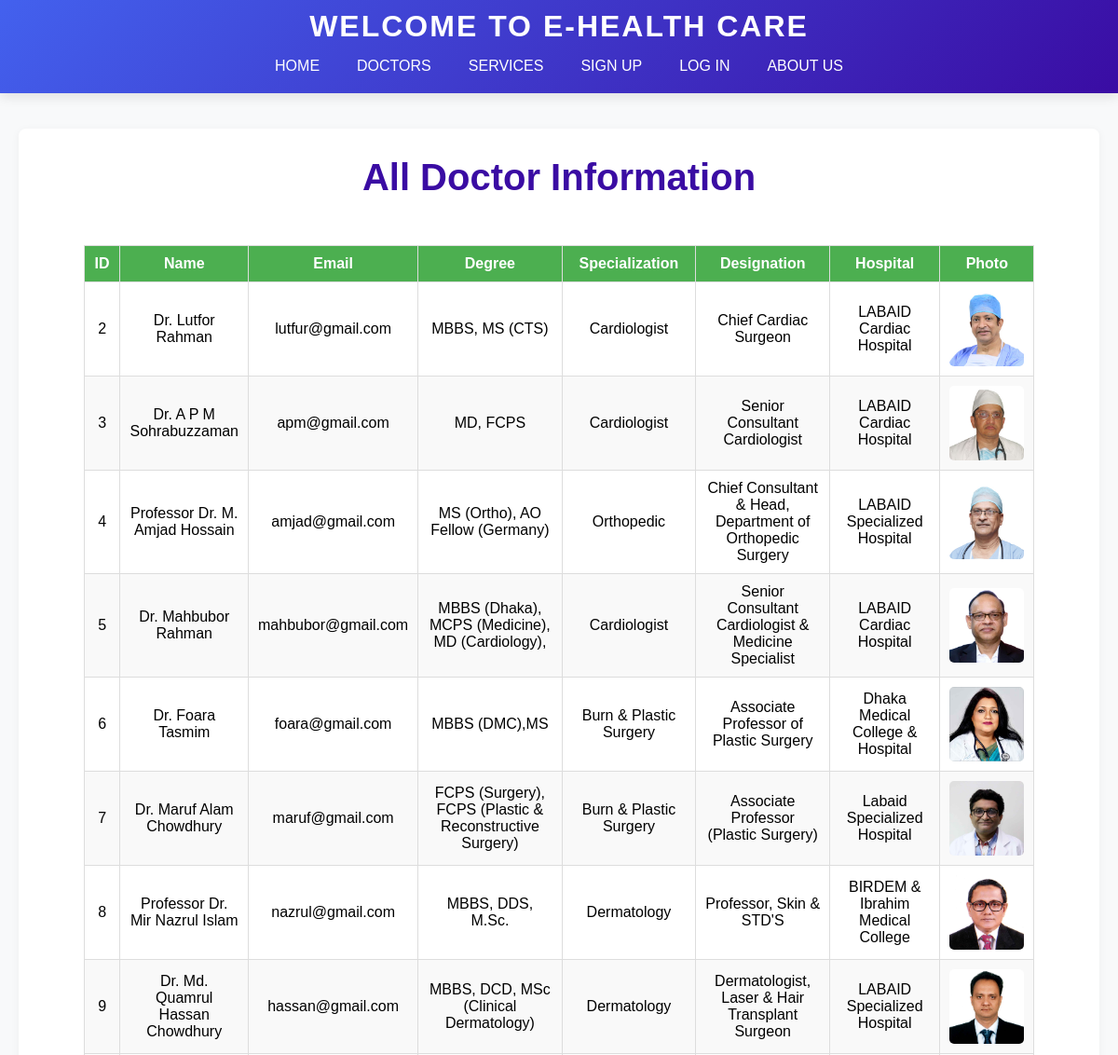
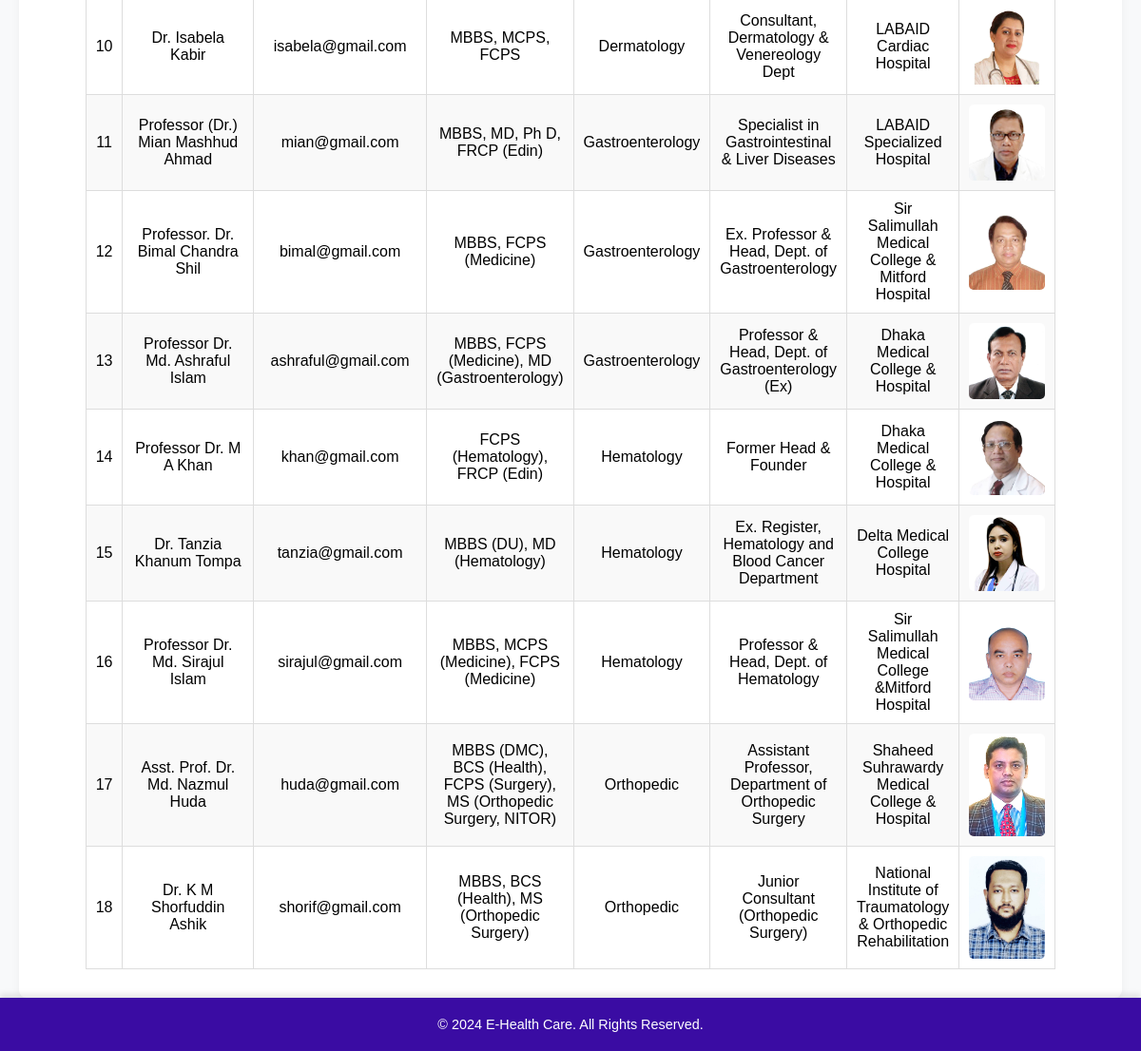
The app's page /E-healthcare/all_doc_info.php with its own data (2 pictures, top to bottom).
### tables this page shows
CREATE TABLE `doctors` (
  `dID` int(11) NOT NULL,
  `dName` varchar(100) NOT NULL,
  `dEmail` varchar(100) NOT NULL,
  `dPassword` varchar(255) NOT NULL,
  `degree` varchar(255) DEFAULT NULL,
  `specialization` varchar(255) DEFAULT NULL,
  `designation` varchar(100) DEFAULT NULL,
  `hospital` varchar(255) DEFAULT NULL,
  `dImage` varchar(255) DEFAULT NULL
);

### E-healthcare/all_doc_info.php (the view, shortened to what this page needs)
<?php
include 'connect.php';
$doctors = [];
$sql = "SELECT * FROM doctors";
$result = $connection->query($sql);
if ($result->num_rows > 0) {
    while ($row = $result->fetch_assoc()) {
        $doctors[] = $row;
    }
}
?>
<!DOCTYPE html>
<html lang="en">
<head>
    <link rel="stylesheet" href="index.css">
    <link rel="stylesheet" href="pInfo.css">
</head>
<body>
<div class="container">
    <div class="header">
        <h2>Welcome To E-Health Care</h2>
        <div class="nav-links">
            <a href="home.php">Home</a>
            <a href="doctors.php">Doctors</a>
            <a href="services.php">Services</a>
            <a href="signup.php">Sign Up</a>
            <a href="signin.php">Log In</a>
            <a href="about.php">About Us</a>
        </div>
    </div>
    <div class="content">
        <h1>All Doctor Information</h1>
        <table border="1" cellpadding="10" cellspacing="0">
            <thead>
                <tr>
                    <th>ID</th>
                    <th>Name</th>
                    <th>Email</th>
                    <th>Degree</th>
                    <th>Specialization</th>
                    <th>Designation</th>
                    <th>Hospital</th>
                    <th>Photo</th>
                </tr>
            </thead>
            <tbody>
                <?php if (!empty($doctors)): ?>
                    <?php foreach ($doctors as $doctor): ?>
                        <tr>
                            <td><?= htmlspecialchars($doctor['dID']) ?></td>
                            <td><?= htmlspecialchars($doctor['dName']) ?></td>
                            <td><?= htmlspecialchars($doctor['dEmail']) ?></td>
                            <td><?= htmlspecialchars($doctor['degree']) ?></td>
                            <td><?= htmlspecialchars($doctor['specialization']) ?></td>
                            <td><?= htmlspecialchars($doctor['designation']) ?></td>
                            <td><?= htmlspecialchars($doctor['hospital']) ?></td>
                            <td>
                                <?php if (!empty($doctor['dImage'])): ?>
                                    <img src="uploads/<?= htmlspecialchars($doctor['dImage']) ?>" alt="Doctor Photo">
                                <?php else: ?>
                                    No image
                                <?php endif; ?>
                            </td>
                        </tr>
                    <?php endforeach; ?>
                <?php else: ?>
                    <tr>
                        <td colspan="8">No doctor records found.</td>
                    </tr>
                <?php endif; ?>
            </tbody>
        </table>
    </div>
    <div class="footer">
        &copy; 2024 E-Health Care. All Rights Reserved.
    </div>
</div>
</body>
</html>

### E-healthcare/index.css (style rules this page uses)
* { margin: 0; padding: 0; box-sizing: border-box; font-family: 'Poppins', sans-serif; }
:root { --primary-color: #4361ee; --secondary-color: #3a0ca3; --accent-color: #f72585; --background-color: #f8f9fa; --text-color: #2b2d42; --light-text: #8d99ae; --white: #ffffff; --error-color: #ef233c; --success-color: #4cc9f0; }
.container { display: flex; flex-direction: column; min-height: 100vh; background-color: var(--background-color); overflow-x: hidden; font-size: 1rem; color: var(--text-color); }
.header { position: fixed; top: 0; left: 0; width: 100%; height: 100px; background: linear-gradient(135deg, var(--primary-color), var(--secondary-color)); color: var(--white); padding: 10px; text-align: center; z-index: 100; box-shadow: 0 4px 12px rgba(0, 0, 0, 0.1); transition: all 0.3s ease; }
.header h2 { font-size: 2rem; text-transform: uppercase; letter-spacing: 2px; font-weight: 600; }
.nav-links { display: flex; justify-content: center; margin-top: 15px; }
.nav-links a { text-decoration: none; color: var(--white); margin: 0 20px; font-size: 1rem; text-transform: uppercase; font-weight: 500; position: relative; padding-bottom: 5px; transition: all 0.3s ease; }
.nav-links a::after { content: ""; display: block; width: 0; height: 2px; background: var(--accent-color); transition: width 0.3s ease; position: absolute; bottom: -2px; left: 50%; transform: translateX(-50%); }
.content { flex-grow: 1; padding: 30px; margin-top: 120px; background-color: var(--white); overflow-y: auto; text-align: center; transition: all 0.3s ease; border-radius: 8px; margin-left: 20px; margin-right: 20px; box-shadow: 0 2px 10px rgba(0, 0, 0, 0.05); }
.content h1 { font-size: 2.5rem; color: var(--secondary-color); margin-bottom: 20px; }
.footer { text-align: center; background: var(--secondary-color); color: var(--white); padding: 20px 0; font-size: 0.9rem; margin-top: auto; box-shadow: 0 -4px 6px rgba(0, 0, 0, 0.1); }

### E-healthcare/all_doc_info.php (style rules this page uses)
table { margin: 0 auto; margin-top: 50px; border-collapse: collapse; width: 80%; font-family: Arial, sans-serif; text-align: center; }
table th { background-color: #4CAF50; color: white; padding: 10px; border: 1px solid #ddd; }
table td { padding: 10px; border: 1px solid #ddd; }
table tr:nth-child(even) { background-color: #f9f9f9; }
img { width: 80px; height: auto; border-radius: 5px; }

### records on screen
doctors: dID "2", dName "Dr. Lutfor Rahman", dEmail "lutfur@gmail.com", degree "MBBS, MS (CTS)", specialization "Cardiologist", designation "Chief Cardiac Surgeon", hospital "LABAID Cardiac Hospital", dImage (picture)
doctors: dID "3", dName "Dr. A P M Sohrabuzzaman", dEmail "apm@gmail.com", degree "MD, FCPS", specialization "Cardiologist", designation "Senior Consultant Cardiologist", hospital "LABAID Cardiac Hospital", dImage (picture)
doctors: dID "4", dName "Professor Dr. M. Amjad Hossain", dEmail "amjad@gmail.com", degree "MS (Ortho), AO Fellow (Germany)", specialization "Orthopedic", designation "Chief Consultant & Head, Department of Orthopedic Surgery", hospital "LABAID Specialized Hospital", dImage (picture)
doctors: dID "5", dName "Dr. Mahbubor Rahman", dEmail "mahbubor@gmail.com", degree "MBBS (Dhaka), MCPS (Medicine), MD (Cardiology),", specialization "Cardiologist", designation "Senior Consultant Cardiologist & Medicine Specialist", hospital "LABAID Cardiac Hospital", dImage (picture)
doctors: dID "6", dName "Dr. Foara Tasmim", dEmail "foara@gmail.com", degree "MBBS (DMC),MS", specialization "Burn & Plastic Surgery", designation "Associate Professor of Plastic Surgery", hospital "Dhaka Medical College & Hospital", dImage (picture)
doctors: dID "7", dName "Dr. Maruf Alam Chowdhury", dEmail "maruf@gmail.com", degree "FCPS (Surgery), FCPS (Plastic & Reconstructive Surgery)", specialization "Burn & Plastic Surgery", designation "Associate Professor (Plastic Surgery)", hospital "Labaid Specialized Hospital", dImage (picture)
doctors: dID "8", dName "Professor Dr. Mir Nazrul Islam", dEmail "nazrul@gmail.com", degree "MBBS, DDS, M.Sc.", specialization "Dermatology", designation "Professor, Skin & STD'S", hospital "BIRDEM & Ibrahim Medical College", dImage (picture)
doctors: dID "9", dName "Dr. Md. Quamrul Hassan Chowdhury", dEmail "hassan@gmail.com", degree "MBBS, DCD, MSc (Clinical Dermatology)", specialization "Dermatology", designation "Dermatologist, Laser & Hair Transplant Surgeon", hospital "LABAID Specialized Hospital", dImage (picture)
doctors: dID "10", dName "Dr. Isabela Kabir", dEmail "isabela@gmail.com", degree "MBBS, MCPS, FCPS", specialization "Dermatology", designation "Consultant, Dermatology & Venereology Dept", hospital "LABAID Cardiac Hospital", dImage (picture)
doctors: dID "11", dName "Professor (Dr.) Mian Mashhud Ahmad", dEmail "mian@gmail.com", degree "MBBS, MD, Ph D, FRCP (Edin)", specialization "Gastroenterology", designation "Specialist in Gastrointestinal & Liver Diseases", hospital "LABAID Specialized Hospital", dImage (picture)
doctors: dID "12", dName "Professor. Dr. Bimal Chandra Shil", dEmail "bimal@gmail.com", degree "MBBS, FCPS (Medicine)", specialization "Gastroenterology", designation "Ex. Professor & Head, Dept. of Gastroenterology", hospital "Sir Salimullah Medical College & Mitford Hospital", dImage (picture)
doctors: dID "13", dName "Professor Dr. Md. Ashraful Islam", dEmail "ashraful@gmail.com", degree "MBBS, FCPS (Medicine), MD (Gastroenterology)", specialization "Gastroenterology", designation "Professor & Head, Dept. of Gastroenterology (Ex)", hospital "Dhaka Medical College & Hospital", dImage (picture)
doctors: dID "14", dName "Professor Dr. M A Khan", dEmail "khan@gmail.com", degree "FCPS (Hematology), FRCP (Edin)", specialization "Hematology", designation "Former Head & Founder", hospital "Dhaka Medical College & Hospital", dImage (picture)
doctors: dID "15", dName "Dr. Tanzia Khanum Tompa", dEmail "tanzia@gmail.com", degree "MBBS (DU), MD (Hematology)", specialization "Hematology", designation "Ex. Register, Hematology and Blood Cancer Department", hospital "Delta Medical College Hospital", dImage (picture)
doctors: dID "16", dName "Professor Dr. Md. Sirajul Islam", dEmail "sirajul@gmail.com", degree "MBBS, MCPS (Medicine), FCPS (Medicine)", specialization "Hematology", designation "Professor & Head, Dept. of Hematology", hospital "Sir Salimullah Medical College &Mitford Hospital", dImage (picture)
doctors: dID "17", dName "Asst. Prof. Dr. Md. Nazmul Huda", dEmail "huda@gmail.com", degree "MBBS (DMC), BCS (Health), FCPS (Surgery), MS (Orthopedic Surgery, NITOR)", specialization "Orthopedic", designation "Assistant Professor, Department of Orthopedic Surgery", hospital "Shaheed Suhrawardy Medical College & Hospital", dImage (picture)
doctors: dID "18", dName "Dr. K M Shorfuddin Ashik", dEmail "shorif@gmail.com", degree "MBBS, BCS (Health), MS (Orthopedic Surgery)", specialization "Orthopedic", designation "Junior Consultant (Orthopedic Surgery)", hospital "National Institute of Traumatology & Orthopedic Rehabilitation", dImage (picture)
